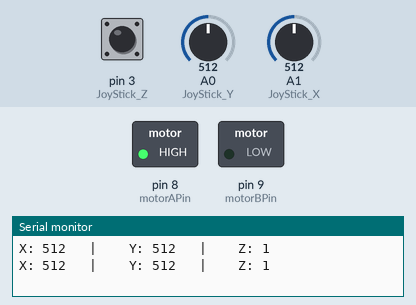
Recording of a sketch running on a simulated Arduino Uno, built with avr-gcc and run on an emulated ATmega328P. On the bench: switched loads named in the sketch (green lamp = pin HIGH), the last lines printed to the serial monitor. Inputs (shaded band) come from the test bench; at power-on: pin 3 (JoyStick_Z) HIGH, A0 (JoyStick_Y) = 512, A1 (JoyStick_X) = 512.

Above: at 2.8 s.
2.9 s: pin 3 (JoyStick_Z) pulled LOW for 2.35 s
At 4.9 s:
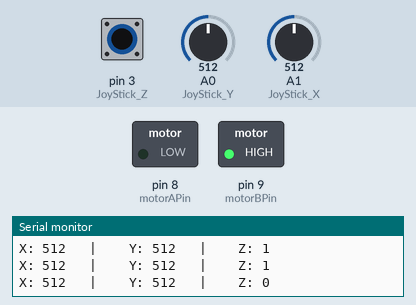
Timing chart, 0 to 7.5 s (numbered marks = the images above; inputs shaded):
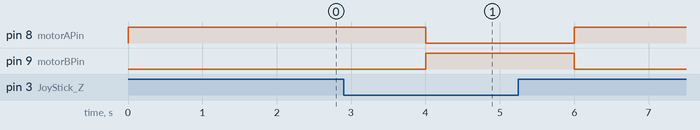

Measured:
- after the input at 2.9 s, pin 8 (motorAPin): HIGH → LOW after 1.1 s, → HIGH 2.0 s later; pin 9 (motorBPin): LOW → HIGH after 1.1 s, → LOW 2.0 s later

The sketch:

DC-joystick.ino
```cpp
int JoyStick_X = A1;
int JoyStick_Y = A0;
int JoyStick_Z = 3;

int speed = 200;

const int motorAPin = 8;   // IN1 - D8
const int motorBPin = 9;   // IN2 - D9
// const int enablePin = 10;  // ENA - D10

void setup() {
  pinMode(motorAPin, OUTPUT);
  pinMode(motorBPin, OUTPUT);
  pinMode(JoyStick_Z, INPUT_PULLUP);
  // pinMode(enablePin, OUTPUT);
  Serial.begin(9600);
}

void loop() {
  int x = analogRead(JoyStick_X);
  int y = analogRead(JoyStick_Y);
  int z = digitalRead(JoyStick_Z);

  Serial.print("X: ");
  Serial.print(x);
  Serial.print("   |   ");
  Serial.print(" Y: ");
  Serial.print(y);
   Serial.print("   |   ");
  Serial.print(" Z: ");
  Serial.println(z);


  if (x > 700 && y>700) {  //
    digitalWrite(motorAPin, HIGH);
    digitalWrite(motorBPin, LOW);
    // analogWrite(enablePin, speed);
    delay(1000);
  } else if(z==1){
    digitalWrite(motorAPin, HIGH);
    digitalWrite(motorBPin, LOW);
    delay(1000);
  }else {  // tối, động cơ sẽ quay ngược chiều kim đồng hồ
    digitalWrite(motorAPin, LOW);
    digitalWrite(motorBPin, HIGH);
    // analogWrite(enablePin, speed);
    delay(1000);
  }
  delay(1000);
}
```
